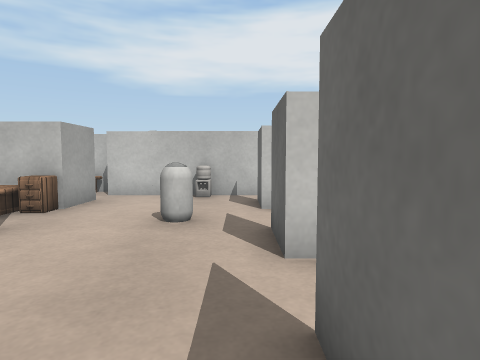
[1] (above)

12 first-person views from a walk through a Unity game level. The camera is 0.58 m above the floor, tilts 4° down and sees 75° across. The floor is counted in squares, 0.5 m on a side. Each view is taken from the middle of a square. On the plan, view 1 faces up. The plan holds only what a view shows up to about 13 squares ahead; the rest is blank. The player character is not drawn. Surface patterns are stand-ins for the level's own textures.

[2]
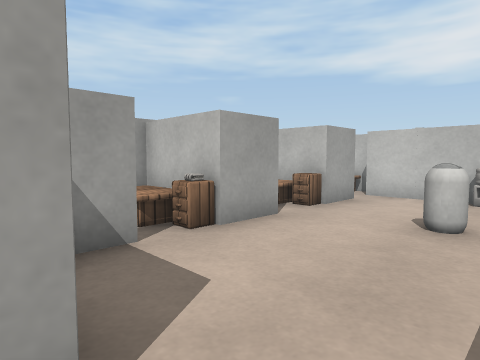

[3]
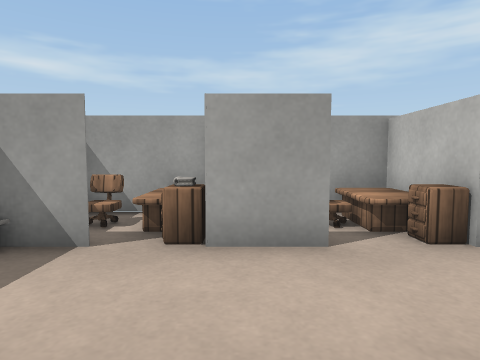

[4]
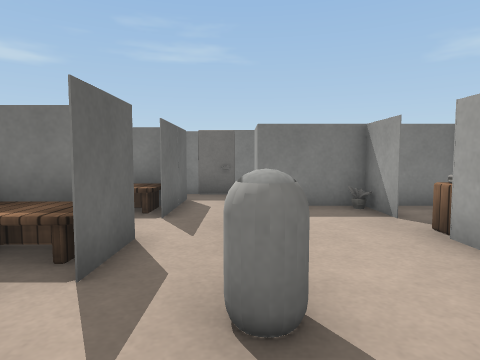

[5]
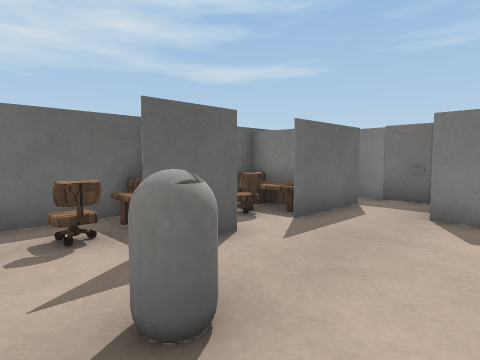

[6]
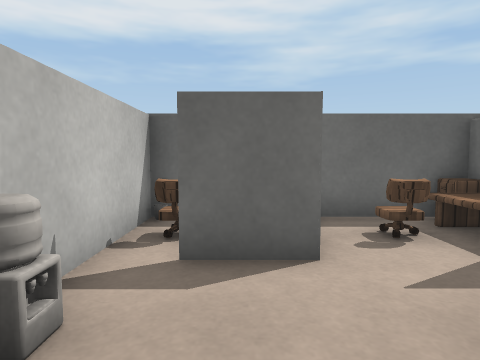

[7]
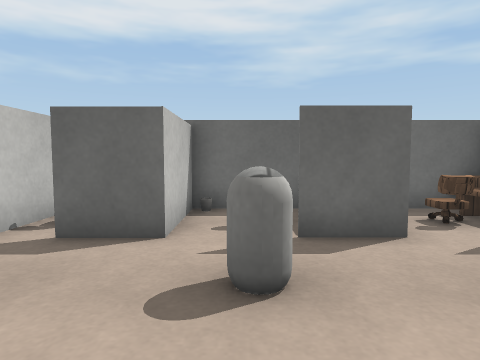

[8]
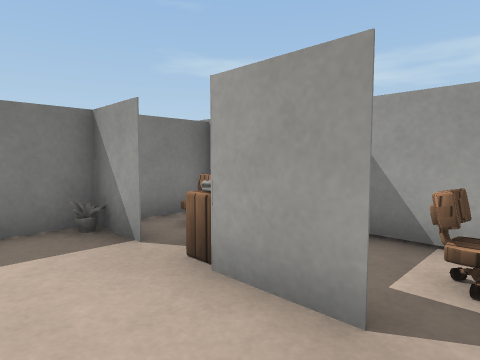

[9]
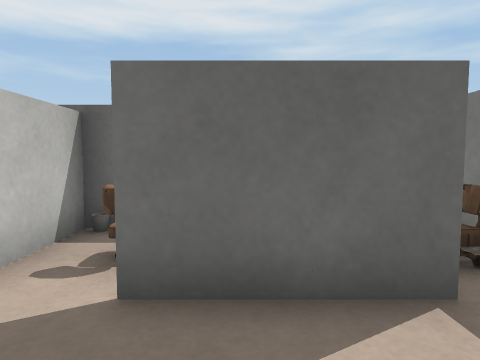

[10]
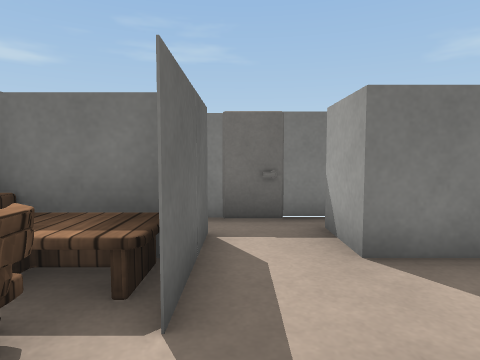

[11]
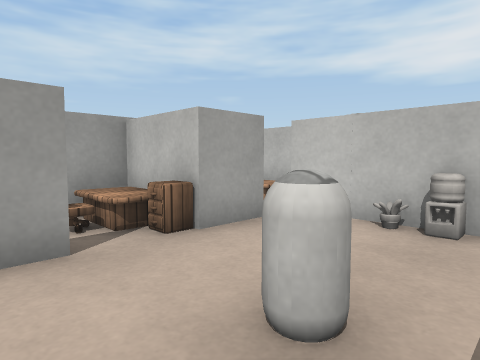

[12]
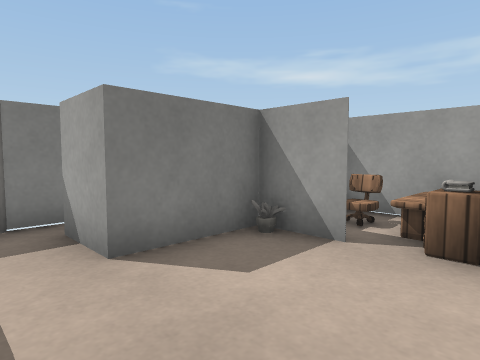

### Floor plan
Points are (right, up) in squares from view 1. A wall is a line through its corners. A room is listed if a view was taken in it or the views show most of it. See-through windows are left out.
Room 1 (views 1, 2, 3, 4, 5, 6, 7, 8, 9, 10, 11, 12)
walls: (-4, 2.1) (-4, 1.4); (2.1, 3.6) (3.1, 3.6); (-4, 5.2) (-4, 3.6) (-6.6, 3.6); (2.4, 0.4) (3.1, 0.4) (3.1, 7.1) (0.5, 7.1) (0.5, 7.6); (-1.8, -2) (-0.8, -2); (0.4, -2) (2.2, -2); (-6.6, 4) (-6.6, 0.4) (-5.4, 0.4); (-4, 8.8) (-4, 7.4); (3.1, 9.1) (3.1, 9.7) (-4.1, 9.7)
objects: chair (-6, 1) to (-5, 2); desk (-6, 3); cabinet (-5, 3) to (-4, 3); other object (-4, 1); cabinet (-4, 7); other object (-2, 9); capsule (-1, 6); other object (-1, 9); other object (0, -2); chair (1, -1) to (2, -1); desk (1, 1) to (2, 1); chair (1, 2) to (2, 2); desk (1, 4) to (2, 5); chair (1, 6) to (2, 6); chair (1, 9) to (2, 9); cabinet (3, 1); cabinet (3, 4)

Positions as (right, up) in squares from view 1, and headings:
1: (0, 0), facing up
2: (0, 0), facing up-left
3: (0, 4), facing left
4: (-1, 8), facing down
5: (-3, 7), facing down-right
6: (-3, 8), facing right
7: (-4, 6), facing right
8: (-2, 6), facing down-left
9: (-2, 1), facing right
10: (0, 4), facing down
11: (0, 4), facing up-left
12: (0, 4), facing down-left
